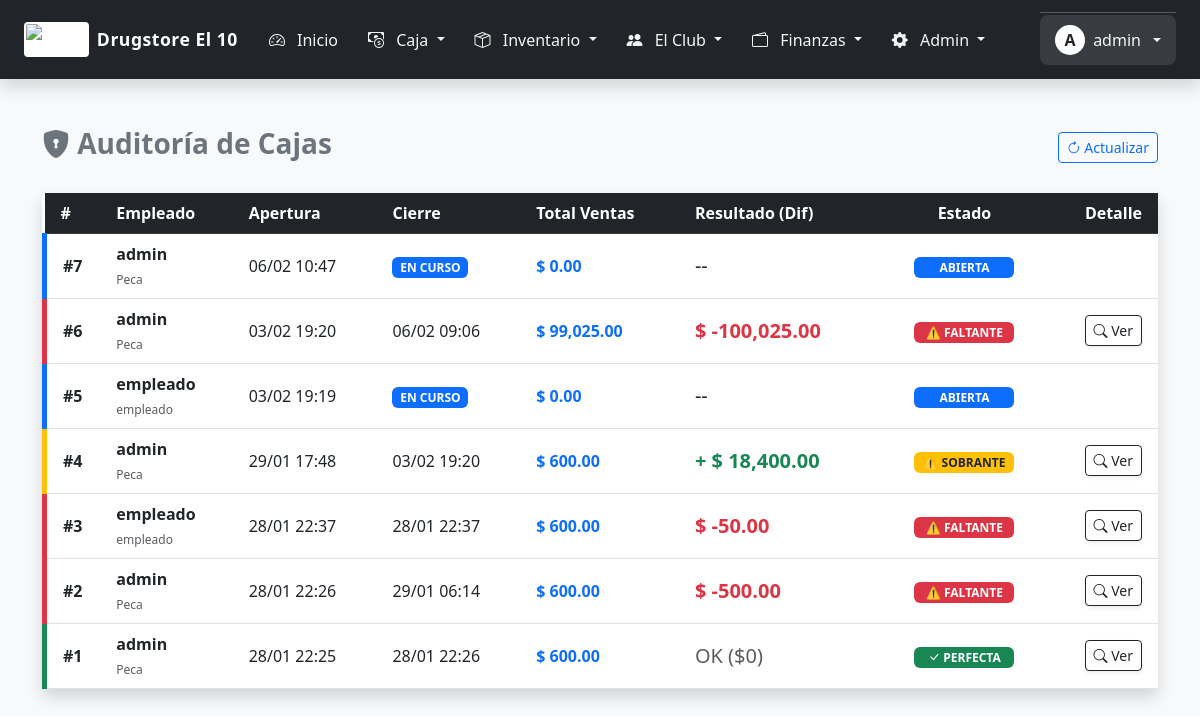
Page /historial_cajas.php (signed in) on the committed database.
### tables this page shows
CREATE TABLE `cajas_sesion` (
  `id` int(11) NOT NULL,
  `id_usuario` int(11) NOT NULL,
  `fecha_apertura` datetime DEFAULT current_timestamp(),
  `fecha_cierre` datetime DEFAULT NULL,
  `monto_inicial` decimal(12,2) NOT NULL,
  `monto_final` decimal(12,2) DEFAULT NULL,
  `total_ventas` decimal(12,2) DEFAULT 0.00,
  `diferencia` decimal(12,2) DEFAULT NULL,
  `estado` enum('abierta','cerrada') DEFAULT 'abierta'
);

CREATE TABLE `usuarios` (
  `id` int(11) NOT NULL,
  `nombre_completo` varchar(100) NOT NULL,
  `usuario` varchar(50) NOT NULL,
  `password` varchar(255) NOT NULL,
  `id_rol` int(11) NOT NULL,
  `activo` tinyint(1) DEFAULT 1,
  `ultimo_login` datetime DEFAULT NULL,
  `email` varchar(100) DEFAULT NULL,
  `whatsapp` varchar(50) DEFAULT NULL,
  `foto_perfil` varchar(255) DEFAULT NULL,
  `rol` enum('admin','empleado') NOT NULL DEFAULT 'empleado',
  `forzar_logout` tinyint(1) DEFAULT 0,
  `ultimo_acceso` datetime DEFAULT NULL
);

### historial_cajas.php (the view, shortened to what this page needs)
<?php
require_once 'includes/db.php';
$sql = "SELECT c.*, u.usuario, u.nombre_completo
        FROM cajas_sesion c
        JOIN usuarios u ON c.id_usuario = u.id
        ORDER BY c.id DESC LIMIT 50";
$cajas = $conexion->query($sql)->fetchAll(PDO::FETCH_ASSOC);
?>
<!DOCTYPE html>
<html lang="es">
<head>
    <link href="https://cdn.jsdelivr.net/npm/bootstrap@5.3.0/dist/css/bootstrap.min.css" rel="stylesheet">
    <link rel="stylesheet" href="https://cdn.jsdelivr.net/npm/bootstrap-icons@1.10.0/font/bootstrap-icons.css">
</head>
<body class="bg-light">
    <?php include 'includes/menu.php'; ?>
    <div class="container pb-5 pt-4">
        <div class="d-flex justify-content-between align-items-center mb-4">
            <h3 class="fw-bold text-secondary"><i class="bi bi-shield-lock-fill"></i> Auditoría de Cajas</h3>
            <button class="btn btn-outline-primary btn-sm" onclick="location.reload()"><i class="bi bi-arrow-clockwise"></i> Actualizar</button>
        </div>
        <div class="card shadow border-0">
            <div class="card-body p-0">
                <div class="table-responsive">
                    <table class="table table-hover align-middle mb-0">
                        <thead class="table-dark">
                            <tr>
                                <th class="ps-3">#</th>
                                <th>Empleado</th>
                                <th>Apertura</th>
                                <th>Cierre</th>
                                <th>Total Ventas</th>
                                <th>Resultado (Dif)</th>
                                <th class="text-center">Estado</th>
                                <th class="text-end pe-3">Detalle</th>
                            </tr>
                        </thead>
                        <tbody>
                            <?php if(empty($cajas)): ?>
                                <tr><td colspan="8" class="text-center p-5 text-muted">No hay registros de cajas cerradas aún.</td></tr>
                            <?php else: ?>
                                <?php foreach($cajas as $c):
                                    $claseFila = 'fila-perfecta';
                                    $dif = $c['diferencia'];
                                    if($c['estado'] == 'abierta') {
                                        $claseFila = 'fila-abierta';
                                        $txtDif = '--';
                                        $colorDif = '';
                                    } else {
                                        if($dif < 0) { $claseFila = 'fila-faltante'; $colorDif = 'text-danger fw-bold'; $txtDif = '$ ' . number_format($dif, 2); }
                                        elseif($dif > 0) { $claseFila = 'fila-sobrante'; $colorDif = 'text-success fw-bold'; $txtDif = '+ $ ' . number_format($dif, 2); }
                                        else { $claseFila = 'fila-perfecta'; $colorDif = 'text-muted'; $txtDif = 'OK ($0)'; }
                                    }
                                    $apertura = date('d/m H:i', strtotime($c['fecha_apertura']));
                                    $cierre = $c['fecha_cierre'] ? date('d/m H:i', strtotime($c['fecha_cierre'])) : '<span class="badge bg-primary">EN CURSO</span>';
                                ?>
                                <tr class="<?php echo $claseFila; ?>">
                                    <td class="fw-bold ps-3">#<?php echo $c['id']; ?></td>
                                    <td>
                                        <div class="fw-bold text-dark"><?php echo $c['usuario']; ?></div>
                                        <small class="text-muted" style="font-size: 0.75rem;"><?php echo substr($c['nombre_completo'], 0, 15); ?></small>
                                    </td>
                                    <td><?php echo $apertura; ?></td>
                                    <td><?php echo $cierre; ?></td>
                                    <td class="fw-bold text-primary">$ <?php echo number_format($c['total_ventas'], 2); ?></td>
                                    <td class="<?php echo $colorDif; ?> fs-5"><?php echo $txtDif; ?></td>
                                    <td class="text-center">
                                        <?php if($c['estado']=='abierta'): ?>
                                            <span class="badge bg-primary badge-estado">ABIERTA</span>
                                        <?php elseif($dif == 0): ?>
                                            <span class="badge bg-success badge-estado"><i class="bi bi-check-lg"></i> PERFECTA</span>
                                        <?php elseif($dif < 0): ?>
                                            <span class="badge bg-danger badge-estado">⚠️ FALTANTE</span>
                                        <?php else: ?>
                                            <span class="badge bg-warning text-dark badge-estado">⚠️ SOBRANTE</span>
                                        <?php endif; ?>
                                    </td>
                                    <td class="text-end pe-3">
                                        <?php if($c['estado'] == 'cerrada'): ?>
                                            <button class="btn btn-sm btn-outline-dark shadow-sm" onclick="verDetalle(<?php echo $c['id']; ?>)" title="Ver desglose completo">
                                                <i class="bi bi-search"></i> Ver
                                            </button>
                                        <?php endif; ?>
                                    </td>
                                </tr>
                                <?php endforeach; ?>
                            <?php endif; ?>
                        </tbody>
                    </table>
                </div>
            </div>
        </div>
    </div>
</body>
</html>

### historial_cajas.php (style rules this page uses)
.fila-perfecta { border-left: 5px solid #198754; }
.fila-faltante { border-left: 5px solid #dc3545; background-color: #fff5f5; }
.fila-sobrante { border-left: 5px solid #ffc107; background-color: #fffcf2; }
.fila-abierta { border-left: 5px solid #0d6efd; background-color: #f8f9fa; }
.badge-estado { min-width: 100px; }

### rows in the picture
cajas_sesion: id "7", id_usuario.usuario "admin", id_usuario.nombre_completo "Peca", fecha_apertura "06/02 10:47", shows "EN CURSO", total_ventas "0.00", estado "--", shows "ABIERTA"
cajas_sesion: id "6", id_usuario.usuario "admin", id_usuario.nombre_completo "Peca", fecha_apertura "03/02 19:20", fecha_cierre "06/02 09:06", total_ventas "99,025.00", diferencia "$ -100,025.00", estado "⚠️ FALTANTE"
cajas_sesion: id "5", id_usuario.usuario "empleado", id_usuario.nombre_completo "empleado", fecha_apertura "03/02 19:19", shows "EN CURSO", total_ventas "0.00", estado "--", shows "ABIERTA"
cajas_sesion: id "4", id_usuario.usuario "admin", id_usuario.nombre_completo "Peca", fecha_apertura "29/01 17:48", fecha_cierre "03/02 19:20", total_ventas "600.00", diferencia "+ $ 18,400.00", estado "⚠️ SOBRANTE"
cajas_sesion: id "3", id_usuario.usuario "empleado", id_usuario.nombre_completo "empleado", fecha_apertura "28/01 22:37", fecha_cierre "28/01 22:37", total_ventas "600.00", diferencia "$ -50.00", estado "⚠️ FALTANTE"
cajas_sesion: id "2", id_usuario.usuario "admin", id_usuario.nombre_completo "Peca", fecha_apertura "28/01 22:26", fecha_cierre "29/01 06:14", total_ventas "600.00", diferencia "$ -500.00", estado "⚠️ FALTANTE"
cajas_sesion: id "1", id_usuario.usuario "admin", id_usuario.nombre_completo "Peca", fecha_apertura "28/01 22:25", fecha_cierre "28/01 22:26", total_ventas "600.00", diferencia "OK ($0)", estado "cerrada" (drawn)

### other values in the picture
$nombre_negocio "Drugstore El 10"
substr($_SESSION['usuario'] ?? 'U', 0, 1) "A"
$_SESSION['usuario'] "admin"
